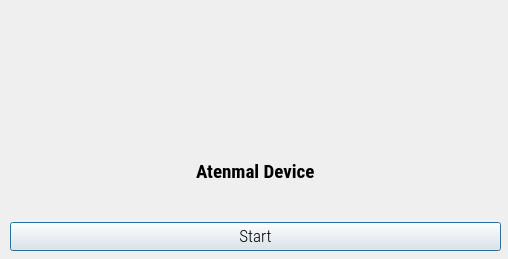
<?xml version="1.0" encoding="UTF-8"?>
<ui version="4.0">
 <class>Dialog</class>
 <widget class="QDialog" name="Dialog">
  <property name="geometry">
   <rect>
    <x>0</x>
    <y>0</y>
    <width>508</width>
    <height>259</height>
   </rect>
  </property>
  <property name="minimumSize">
   <size>
    <width>508</width>
    <height>259</height>
   </size>
  </property>
  <property name="maximumSize">
   <size>
    <width>508</width>
    <height>259</height>
   </size>
  </property>
  <property name="windowTitle">
   <string>Face Recognition Time Attendance App</string>
  </property>
  <property name="windowIcon">
   <iconset resource="resource.qrc">
    <normaloff>:/icon/icon.png</normaloff>:/icon/icon.png</iconset>
  </property>
  <widget class="QWidget" name="verticalLayoutWidget">
   <property name="geometry">
    <rect>
     <x>10</x>
     <y>130</y>
     <width>491</width>
     <height>121</height>
    </rect>
   </property>
   <layout class="QVBoxLayout" name="verticalLayout">
    <property name="spacing">
     <number>10</number>
    </property>
    <property name="bottomMargin">
     <number>0</number>
    </property>
    <item>
     <layout class="QHBoxLayout" name="horizontalLayout">
      <item alignment="Qt::AlignHCenter">
       <widget class="QLabel" name="filelabel">
        <property name="font">
         <font>
          <family>Roboto Condensed</family>
          <pointsize>14</pointsize>
          <weight>75</weight>
          <bold>true</bold>
         </font>
        </property>
        <property name="text">
         <string>Atenmal Device</string>
        </property>
       </widget>
      </item>
     </layout>
    </item>
    <item>
     <widget class="QPushButton" name="runButton">
      <property name="font">
       <font>
        <family>Roboto Condensed Light</family>
        <pointsize>13</pointsize>
       </font>
      </property>
      <property name="text">
       <string>Start</string>
      </property>
     </widget>
    </item>
   </layout>
  </widget>
  <widget class="QLabel" name="label">
   <property name="geometry">
    <rect>
     <x>0</x>
     <y>0</y>
     <width>511</width>
     <height>131</height>
    </rect>
   </property>
   <property name="text">
    <string/>
   </property>
   <property name="pixmap">
    <pixmap resource="resource.qrc">:/logo/logo.png</pixmap>
   </property>
   <property name="alignment">
    <set>Qt::AlignCenter</set>
   </property>
  </widget>
 </widget>
 <resources>
  <include location="resource.qrc"/>
 </resources>
 <connections/>
</ui>
